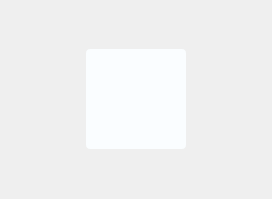
<?xml version="1.0" encoding="UTF-8"?>
<ui version="4.0">
 <class>SNWriteDoingWidget</class>
 <widget class="QWidget" name="SNWriteDoingWidget">
  <property name="geometry">
   <rect>
    <x>0</x>
    <y>0</y>
    <width>272</width>
    <height>199</height>
   </rect>
  </property>
  <property name="windowTitle">
   <string>Form</string>
  </property>
  <layout class="QGridLayout" name="gridLayout">
   <item row="0" column="0">
    <widget class="QWidget" name="widget" native="true">
     <property name="sizePolicy">
      <sizepolicy hsizetype="Fixed" vsizetype="Fixed">
       <horstretch>0</horstretch>
       <verstretch>0</verstretch>
      </sizepolicy>
     </property>
     <property name="minimumSize">
      <size>
       <width>100</width>
       <height>100</height>
      </size>
     </property>
     <property name="maximumSize">
      <size>
       <width>100</width>
       <height>100</height>
      </size>
     </property>
     <property name="styleSheet">
      <string notr="true">background-color: rgb(250, 253, 255);
border-radius: 4px;</string>
     </property>
     <layout class="QGridLayout" name="gridLayout_2">
      <item row="0" column="0">
       <widget class="QLabel" name="labelDoing">
        <property name="sizePolicy">
         <sizepolicy hsizetype="Fixed" vsizetype="Fixed">
          <horstretch>0</horstretch>
          <verstretch>0</verstretch>
         </sizepolicy>
        </property>
        <property name="minimumSize">
         <size>
          <width>80</width>
          <height>80</height>
         </size>
        </property>
        <property name="maximumSize">
         <size>
          <width>80</width>
          <height>80</height>
         </size>
        </property>
        <property name="styleSheet">
         <string notr="true">border:none;</string>
        </property>
        <property name="text">
         <string/>
        </property>
       </widget>
      </item>
     </layout>
    </widget>
   </item>
  </layout>
 </widget>
 <resources/>
 <connections/>
</ui>
